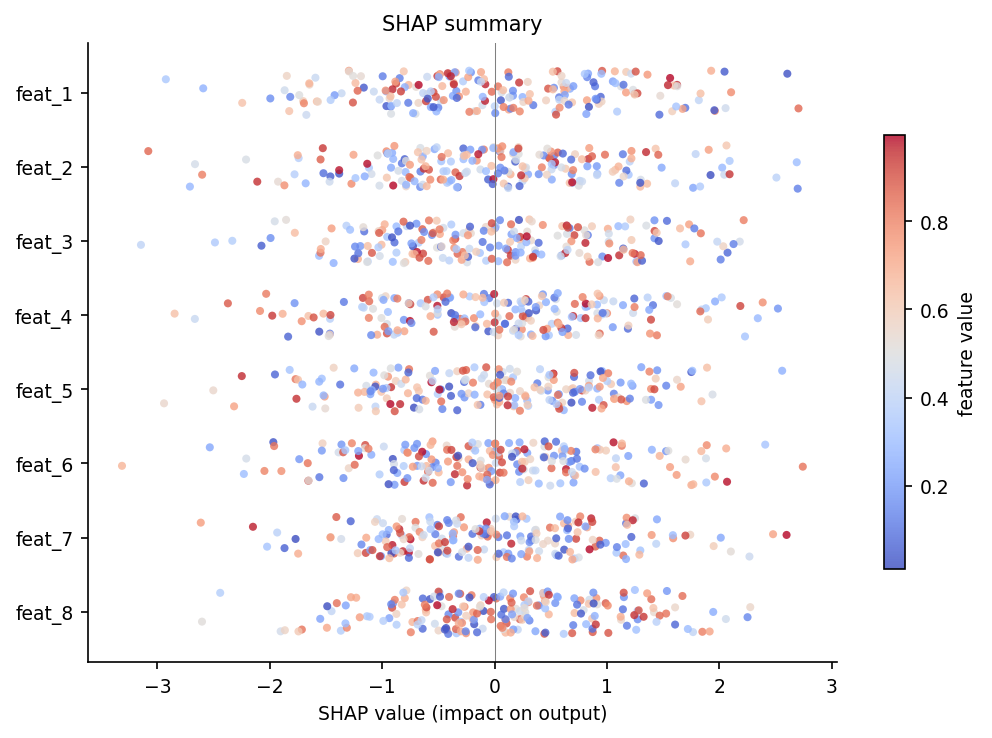

Write Python code to recreate this figure.
"""shap_summary: SHAP 摘要图（蜂群形式）."""
import sys, os; sys.path.insert(0, os.path.join(os.path.dirname(os.path.abspath(__file__)), '..', '..', '_utils', 'python'))
import numpy as np
import matplotlib.pyplot as plt
from theme import apply_theme

def make_figure(title='SHAP summary'):
    apply_theme(fig_size=(7, 5))
    rng = np.random.default_rng(9)
    n_feat = 8; n = 200
    feat_imp_order = rng.normal(0, 1, (n_feat, n))
    feat_imp_order = feat_imp_order[np.argsort(np.abs(feat_imp_order).mean(1))[::-1]]
    feat_val = rng.uniform(0, 1, (n_feat, n))
    fig, ax = plt.subplots()
    for i in range(n_feat):
        y = i + 0.3*rng.uniform(-1, 1, n)
        sc = ax.scatter(feat_imp_order[i], y, c=feat_val[i], cmap='coolwarm',
                        s=15, alpha=0.8, edgecolors='none')
    ax.axvline(0, color='gray', linewidth=0.5)
    ax.set_yticks(range(n_feat))
    ax.set_yticklabels([f'feat_{i+1}' for i in range(n_feat)])
    ax.invert_yaxis()
    ax.set_xlabel('SHAP value (impact on output)')
    ax.set_title(title)
    fig.colorbar(sc, ax=ax, label='feature value', shrink=0.7)
    fig.tight_layout()
    return fig

if __name__ == '__main__':
    fig = make_figure(); fig.savefig(__file__.replace('.py', '.png'), dpi=150)
